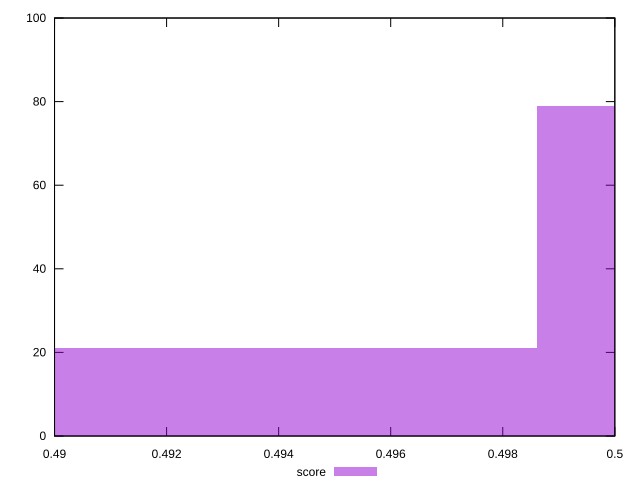

The gnuplot source for this figure:
reset

$score <<EOF
0.493777995686839 21
0.5034599171708947 79
EOF

set key outside below
set boxwidth 0.009681921484055667
set xrange [0.49:0.5]
set yrange [0:100]
set trange [0:100]
set style fill transparent solid 0.5 noborder
set terminal svg size 640, 490 enhanced background rgb 'white'
set output "report_00018_2021-02-10T15-25-16.877Z/uses-rel-preload/samples/pages+cached/score/histogram.svg"

plot $score title "score" with boxes

reset
